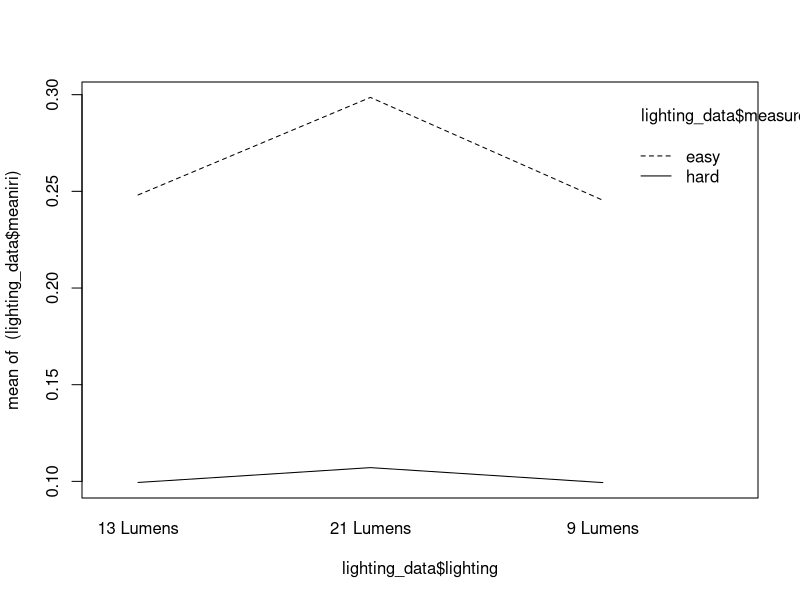
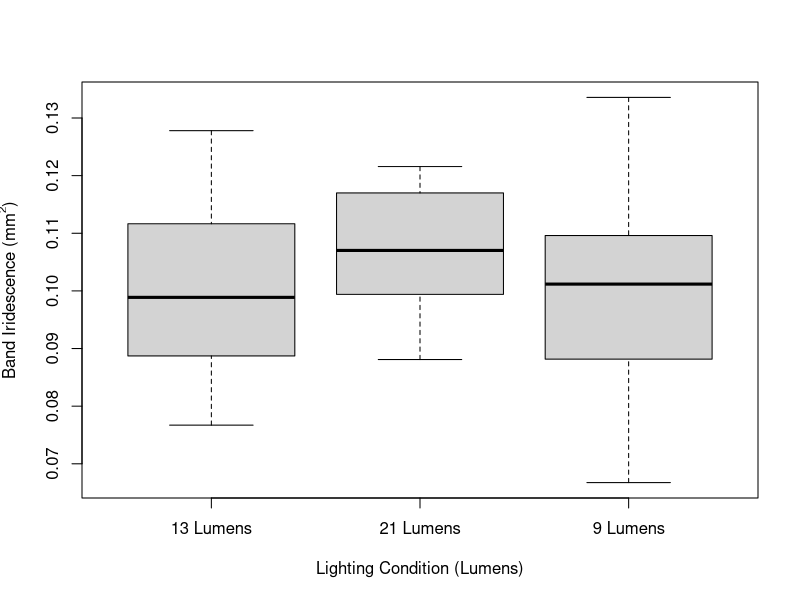
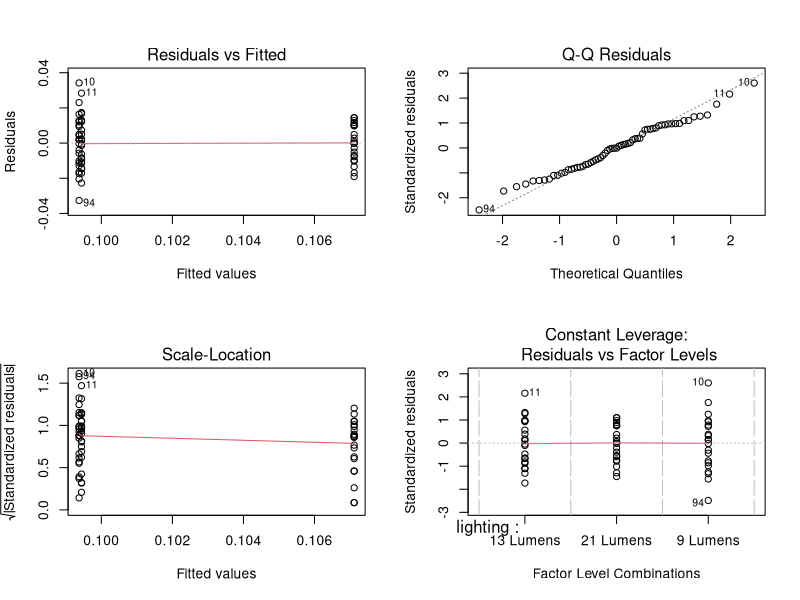
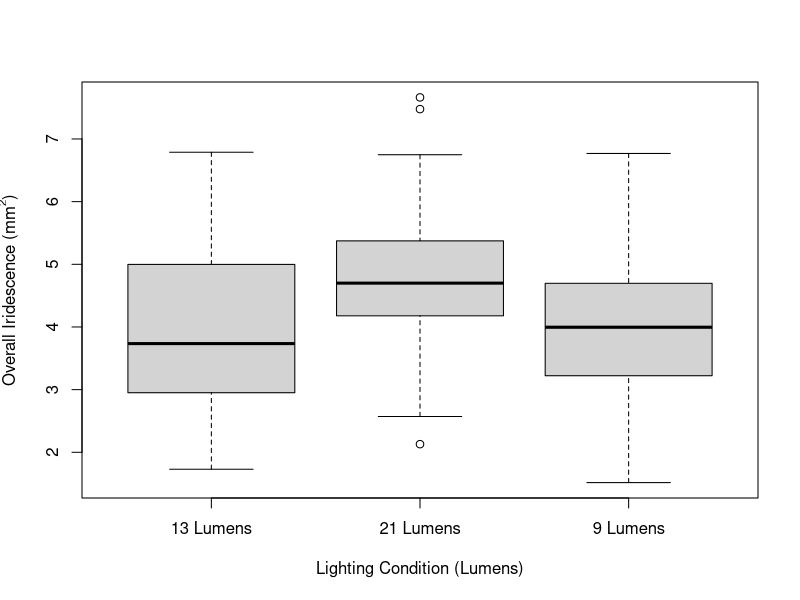
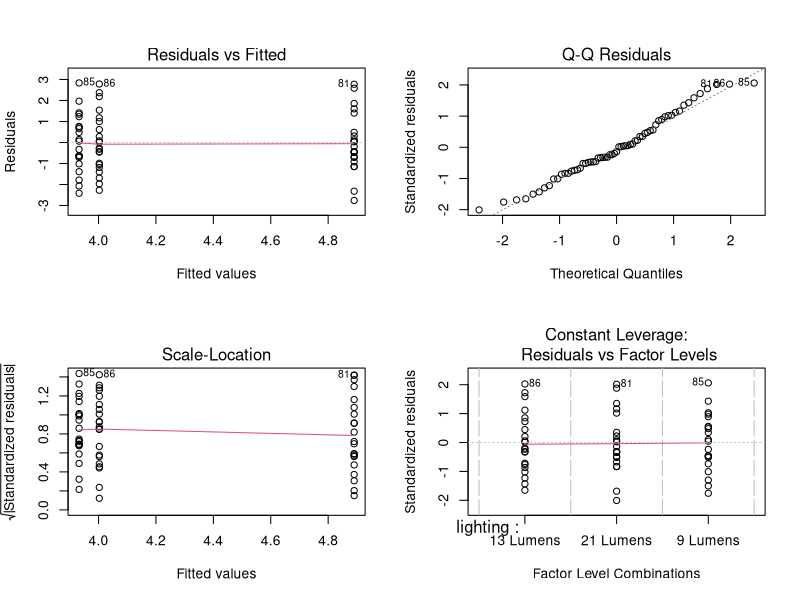

Recreate these plots in R, in order.
## ---- chunk 1
knitr::opts_knit$set(root.dir='../',fig_path="../figs/")
## ---- chunk 2
knitr::opts_chunk$set(echo = TRUE,out.extra='',fig.pos="H",
                      fig.path = "../figs/",
                      dpi = 300,dev='png')
## ---- chunk 3
library(ggplot2)
library(car)
## ---- chunk 4
lighting_data <- read.csv("processed_data/lightingcondition.csv")

##ensuring our factors are factors
lighting_data$measurement <- factor(lighting_data$measurement)
lighting_data$lighting <- factor(lighting_data$lighting)
## ---- chunk 5
leveneTest(meaniri~measurement,lighting_data)
leveneTest(meaniri~lighting,lighting_data)

model_twoway <-Anova(lm(meaniri~lighting*measurement,lighting_data),type="III")
model_twoway
interaction.plot(lighting_data$lighting,lighting_data$measurement,(lighting_data$meaniri))
## ---- chunk 6
light_meaniri <- lighting_data[which(lighting_data$measurement == 'hard'),]
light_totiri <- lighting_data[which(lighting_data$measurement == 'easy'),]
## ---- chunk 7
leveneTest(meaniri~lighting, light_meaniri)

model_oneway_meaniri <- aov(meaniri~lighting, light_meaniri, type="III")
meaniri_resid <- resid(model_oneway_meaniri)
shapiro.test(meaniri_resid)

boxplot(meaniri~lighting, light_meaniri, xlab = "Lighting Condition (Lumens)", ylab = expression(paste("Band Iridescence (mm"^2*")")))
par(mfrow=c(2,2))
plot(model_oneway_meaniri)
## ---- chunk 8
leveneTest(totaliri~lighting, light_totiri)

model_oneway_totiri <- aov(totaliri~lighting, light_totiri)
totiri_resid <- resid(model_oneway_totiri)
shapiro.test(totiri_resid)

par(mfrow=c(1,1))
boxplot(totaliri~lighting, light_totiri, xlab = "Lighting Condition (Lumens)", ylab = expression(paste("Overall Iridescence (mm"^2*")")))
par(mfrow=c(2,2))
plot(model_oneway_totiri)
## ---- chunk 9
model_oneway_meaniri <- aov(meaniri~lighting, light_meaniri)
summary(model_oneway_meaniri)

model_oneway_totiri <- aov(totaliri~lighting, light_totiri)
summary(model_oneway_totiri)
